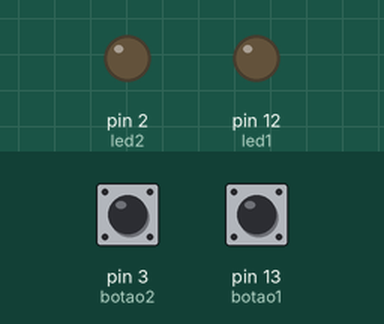
Simulated run of this sketch. Board: Arduino Uno, built with avr-gcc and run on an emulated ATmega328P. Parts: output pins drawn as LEDs (lit = HIGH). The inputs (shaded band) are chosen by the test bench; at power-on: pin 3 (botao2) LOW, pin 13 (botao1) LOW.

Above: at 1.2 s.
1.3 s: pin 3 (botao2) pulled HIGH for 0.15 s
At 2.1 s:
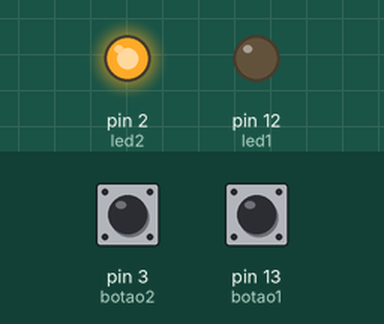
2.9 s: pin 13 (botao1) pulled HIGH for 0.15 s
At 3.3 s:
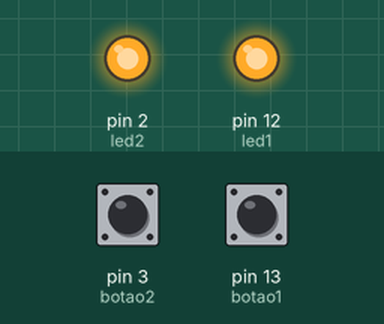
4.5 s: pin 3 (botao2) pulled HIGH for 1 s
At 5.8 s:
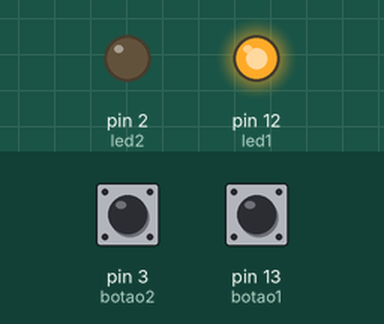
7.0 s: pin 3 (botao2) pulled HIGH for 3.2 s
At 10.6 s:
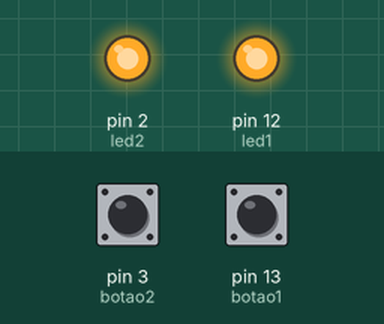
11.7 s: pin 13 (botao1) pulled HIGH for 1 s
At 13.7 s:
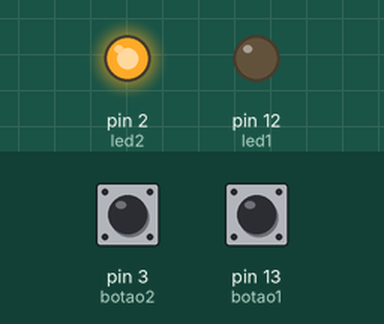
Timing chart, 0 to 15.2 s (numbered marks = the images above; inputs shaded):
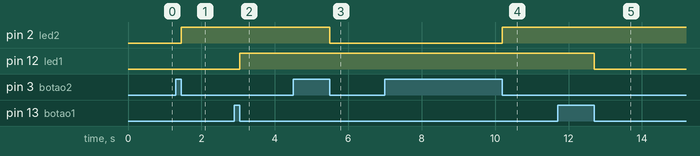

The sketch:

codigo.ino
```cpp
const int led1 = 12;
const int led2 = 2;
const int botao1 = 13;
const int botao2 = 3;
int var1 = 1;
int var2 = 1;

void setup()
{
  pinMode(botao1, INPUT);
  pinMode(botao2, INPUT);

  pinMode(led1, OUTPUT);
  pinMode(led2, OUTPUT);
}

void loop(){

  if(digitalRead(botao1)==HIGH){
    delay(1);
    if(digitalRead(botao1)==LOW){
      digitalWrite(led1,var1);
      var1= !var1;
    }
  }

   if(digitalRead(botao2)==HIGH){
    delay(1);
    if(digitalRead(botao2)==LOW){
      digitalWrite(led2,var2);
      var2= !var2;
    }
  }
}
```

Measured:
- after the input at 1.3 s, pin 2 (led2): LOW → HIGH after 0.15 s
- after the input at 2.9 s, pin 12 (led1): LOW → HIGH after 0.15 s
- after the input at 4.5 s, pin 2 (led2): HIGH → LOW after 1.0 s
- after the input at 7.0 s, pin 2 (led2): LOW → HIGH after 3.2 s
- after the input at 11.7 s, pin 12 (led1): HIGH → LOW after 1.0 s
